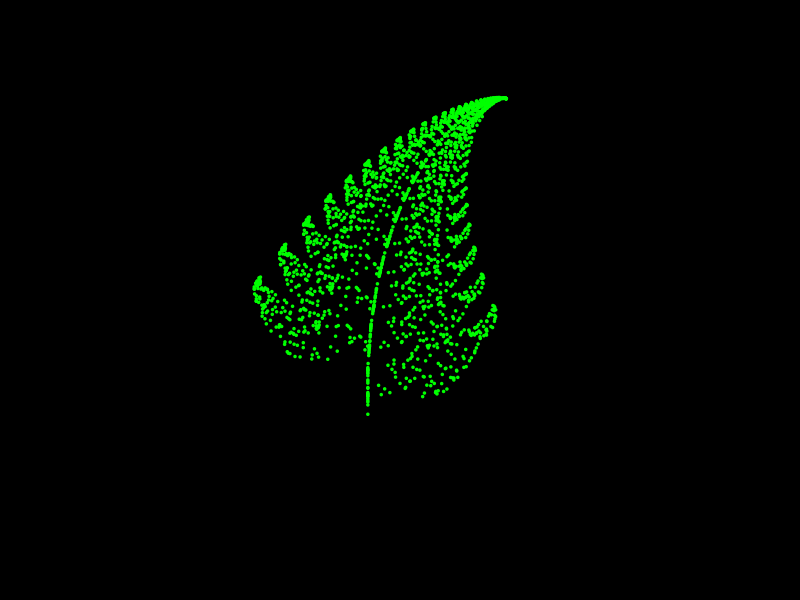
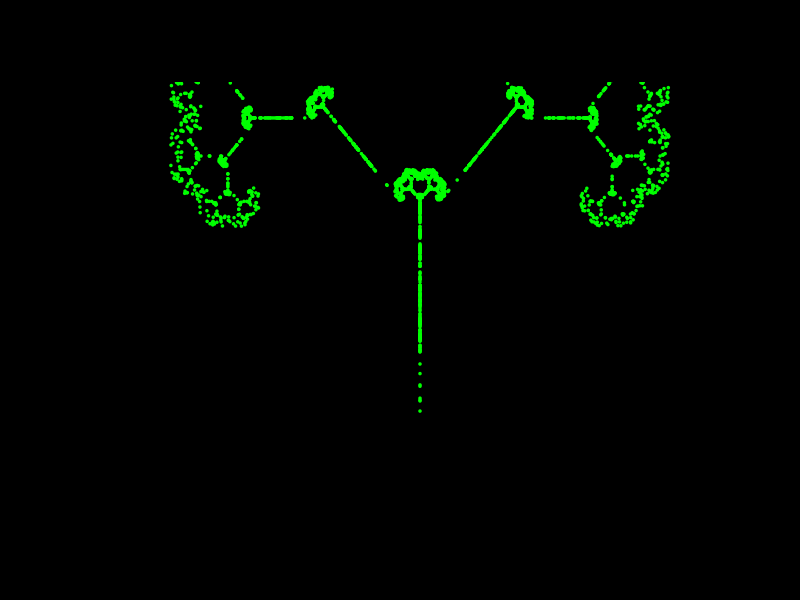

Write the R code that produced these figures, in order.
## ---- chunk 1
knitr::opts_chunk$set(echo = TRUE,
                      cache = TRUE,
                      cache.lazy = TRUE,
                      out.width = "100%",
                      warning = FALSE,
                      message = FALSE,
                      progress = FALSE,
                      verbose = TRUE)
## ---- chunk 2
total_for<- 0
n <- 100
for (i in 1:n){
  total_for <- total_for + i*(i+1)
}
total_for
## ---- chunk 3
total_while <- 0
n <- 100
i <- 1
while(i <= n){
  total_while <- total_while + i*(i+1)
  i <- i + 1
}
total_while
## ---- chunk 4
find_solution <- function(x) sin(x) - 1
precision <- 0.00001
step <- 0
x0 <- 0.5
error <- 1

# the while() loop will be executed when the error is higher than the precision and the step is less than 100

while (error > precision & step < 100){
  step <- step + 1
  xn <- find_solution(x0)
  error <- abs(xn-x0)
  x0 <- xn
}

if (step == 100){
  print("We cannot find the root within 100 iterations.")
}else{
  print(paste("The root of sin(x) = x + 1 is about", x0))
  print(paste("It takes", step, "iterations."))
}
## ---- chunk 5
a <- c(0, 0.85, 0.2, -0.15)
b <- c(0, 0.04, -0.26, 0.28)
c <- c(0, -0.04, 0.23, 0.26)
d <- c(0.16, 0.85, 0.22, 0.24)
e <- c(0, 0, 0, 0)
f <- c(0, 1.6, 1.6, 0.44)
numits <- 2000 # number of iterations
x <- 0
y <- 0

par(bg="black") # change the color for the background
plot(seq(-2, 10, by = 0.1), seq(-2, 10, by = 0.1), type = "n", main = "fractal fern")

for (n in seq(1, numits)){
  k <- sample(1:4, 1, replace = T, prob = c(0.01, 0.85, 0.07, 0.07))
  newx <- a[k]*x + b[k]*y + e[k]
  newy <- c[k]*x + d[k]*y + f[k]
  x <- newx
  y <- newy
  
  if (n > 10) points(x + 3, y, col = "green", cex = 0.5, pch = 20)
}
## ---- chunk 6
a <- c(0, 0.42, 0.42, 0.1)
b <- c(0, -0.42, 0.42, 0)
c <- c(0, 0.42, -0.42, 0)
d <- c(0.5, 0.42, 0.42, 0.1)
e <- c(0, 0, 0, 0)
f <- c(0, 0.2, 0.2, 0.2)
numits <- 5000 # number of iterations
x <- 0
y <- 0

par(bg="black") # change the color for the background
plot(seq(-0.3, 0.3, by = 0.1), seq(0, 0.3, by = 0.05), type = "n", main = "fractal tree")

for (n in seq(1, numits)){
  k <- sample(1:4, 1, replace = T, prob = c(0.05, 0.4, 0.4, 0.15))
  newx <- a[k]*x + b[k]*y + e[k]
  newy <- c[k]*x + d[k]*y + f[k]
  x <- newx
  y <- newy
  
  if (n > 10) points(x, y, col = "green", cex = 0.5, pch = 20)
}
## ---- chunk 7
x <- 11
if (x%%2==1){
  print(paste(x, "is an odd number."))
}
## ---- chunk 8
x <- 11
if (x%%2==1){
  print(paste(x, "is an odd number."))
}else{
  print(paste(x, "is an even number."))
}
## ---- chunk 9
x <- sample(1:100, 10)
ifelse(x%%2 == 1, "Odd", "Even")
## ---- chunk 10
total_repeat <- 0
n <- 100
i <- 1
repeat{
  total_repeat <- total_repeat + i*(i+1)
  i <- i + 1
  if (i > n) break
}
total_repeat
## ---- chunk 11
check_numbers <- function(n){
  # n: an integer
  if (!(n%%2 %in% c(0,1))) return("The input value needs to be an integer.")
  if (n %% 2 == 1){
    return(paste(n, "is an odd number."))
  }else{
    return(paste(n, "is an even number."))
  }
}
check_numbers(2022)
check_numbers(21.57)
## ---- chunk 12
squared <- function(x, a, opt_arg){
  # x: base value
  # a: exponent of x
  # opt_arg: optional argument
  
  if (missing(opt_arg)){
    new <- a*x^2
  }else{
    new <- a^x^2 + opt_arg
  }
  cat("This functon returns:", "\n")
  return(new)
}

squared(4, 5, 1024)

## ---- chunk 13
math_function <- function(x) sin(x) - 1
FPT_algorithm <- function(f, precision, x0, max_iter=20){
  # f: a function of one variable
  # precision: precision of the algorithm
  # x0: initial value
  # max_iter: maximum number of iterations
  error <- 5
  step <- 0
  while (error > precision & step < max_iter){
    step <- step + 1
    xn <- f(x0)
    error <- abs(xn-x0)
    x0 <- xn
  }
  if (step == max_iter){
    return(paste("We cannot find the root within", max_iter, "iterations."))
  }else{
    return(paste("The root is", x0, "and it takes", step, "iterations to obtain this root."))
  }
}
FPT_algorithm(math_function, 10^-5, 0.5, 100)
FPT_algorithm(cos, 10^-4, 0, 100)
## ---- chunk 14
Rec_function <- function(n){
  if (n==1){ 
    return(1*2)
  }else{
    return(n*(n+1) + Rec_function((n-1)))
  }
}

Rec_function(100)
## ---- chunk 15
Fibonacci <- function(n){
  if (n==1){
    return(0)
  }else if (n==2){
    return(1)
  }else{
    return(Fibonacci(n-1)+Fibonacci(n-2))
  }
}

Fibonacci(7)
Fibonacci(20)
